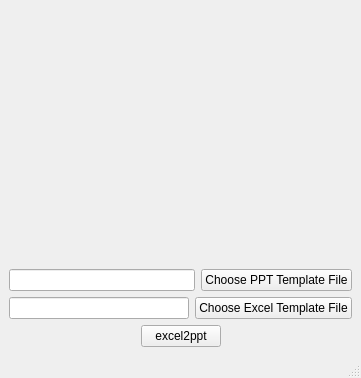
<?xml version="1.0" encoding="UTF-8"?>
<ui version="4.0">
 <class>MainWindow</class>
 <widget class="QMainWindow" name="MainWindow">
  <property name="geometry">
   <rect>
    <x>0</x>
    <y>0</y>
    <width>361</width>
    <height>378</height>
   </rect>
  </property>
  <property name="windowTitle">
   <string>MainWindow</string>
  </property>
  <property name="styleSheet">
   <string notr="true">background-image: url(:/background/white-concrete-wall.jpg);</string>
  </property>
  <widget class="QWidget" name="centralwidget">
   <property name="sizePolicy">
    <sizepolicy hsizetype="Fixed" vsizetype="Fixed">
     <horstretch>0</horstretch>
     <verstretch>0</verstretch>
    </sizepolicy>
   </property>
   <layout class="QVBoxLayout" name="verticalLayout_4">
    <item>
     <layout class="QVBoxLayout" name="verticalLayout_2">
      <item>
       <widget class="QLabel" name="label">
        <property name="enabled">
         <bool>true</bool>
        </property>
        <property name="sizePolicy">
         <sizepolicy hsizetype="Ignored" vsizetype="Ignored">
          <horstretch>0</horstretch>
          <verstretch>0</verstretch>
         </sizepolicy>
        </property>
        <property name="styleSheet">
         <string notr="true">border-image: url(:/title/Audi FAW Logo_Horizontal.png);</string>
        </property>
        <property name="text">
         <string/>
        </property>
       </widget>
      </item>
      <item>
       <layout class="QHBoxLayout" name="horizontalLayout">
        <item>
         <widget class="QLineEdit" name="lineEdit_2"/>
        </item>
        <item>
         <widget class="QPushButton" name="pushButton_2">
          <property name="text">
           <string>Choose PPT Template File</string>
          </property>
         </widget>
        </item>
       </layout>
      </item>
      <item>
       <layout class="QHBoxLayout" name="horizontalLayout_2">
        <item>
         <widget class="QLineEdit" name="lineEdit"/>
        </item>
        <item>
         <widget class="QPushButton" name="pushButton">
          <property name="text">
           <string>Choose Excel Template File</string>
          </property>
         </widget>
        </item>
       </layout>
      </item>
      <item>
       <layout class="QHBoxLayout" name="horizontalLayout_3">
        <item>
         <spacer name="horizontalSpacer_10">
          <property name="orientation">
           <enum>Qt::Horizontal</enum>
          </property>
          <property name="sizeHint" stdset="0">
           <size>
            <width>40</width>
            <height>20</height>
           </size>
          </property>
         </spacer>
        </item>
        <item>
         <widget class="QPushButton" name="pushButton_3">
          <property name="text">
           <string>excel2ppt</string>
          </property>
         </widget>
        </item>
        <item>
         <spacer name="horizontalSpacer_11">
          <property name="orientation">
           <enum>Qt::Horizontal</enum>
          </property>
          <property name="sizeHint" stdset="0">
           <size>
            <width>40</width>
            <height>20</height>
           </size>
          </property>
         </spacer>
        </item>
       </layout>
      </item>
     </layout>
    </item>
   </layout>
  </widget>
  <widget class="QMenuBar" name="menubar">
   <property name="geometry">
    <rect>
     <x>0</x>
     <y>0</y>
     <width>361</width>
     <height>23</height>
    </rect>
   </property>
  </widget>
  <widget class="QStatusBar" name="statusbar">
   <property name="sizeGripEnabled">
    <bool>true</bool>
   </property>
  </widget>
 </widget>
 <resources>
  <include location="pictures.qrc"/>
 </resources>
 <connections/>
</ui>
